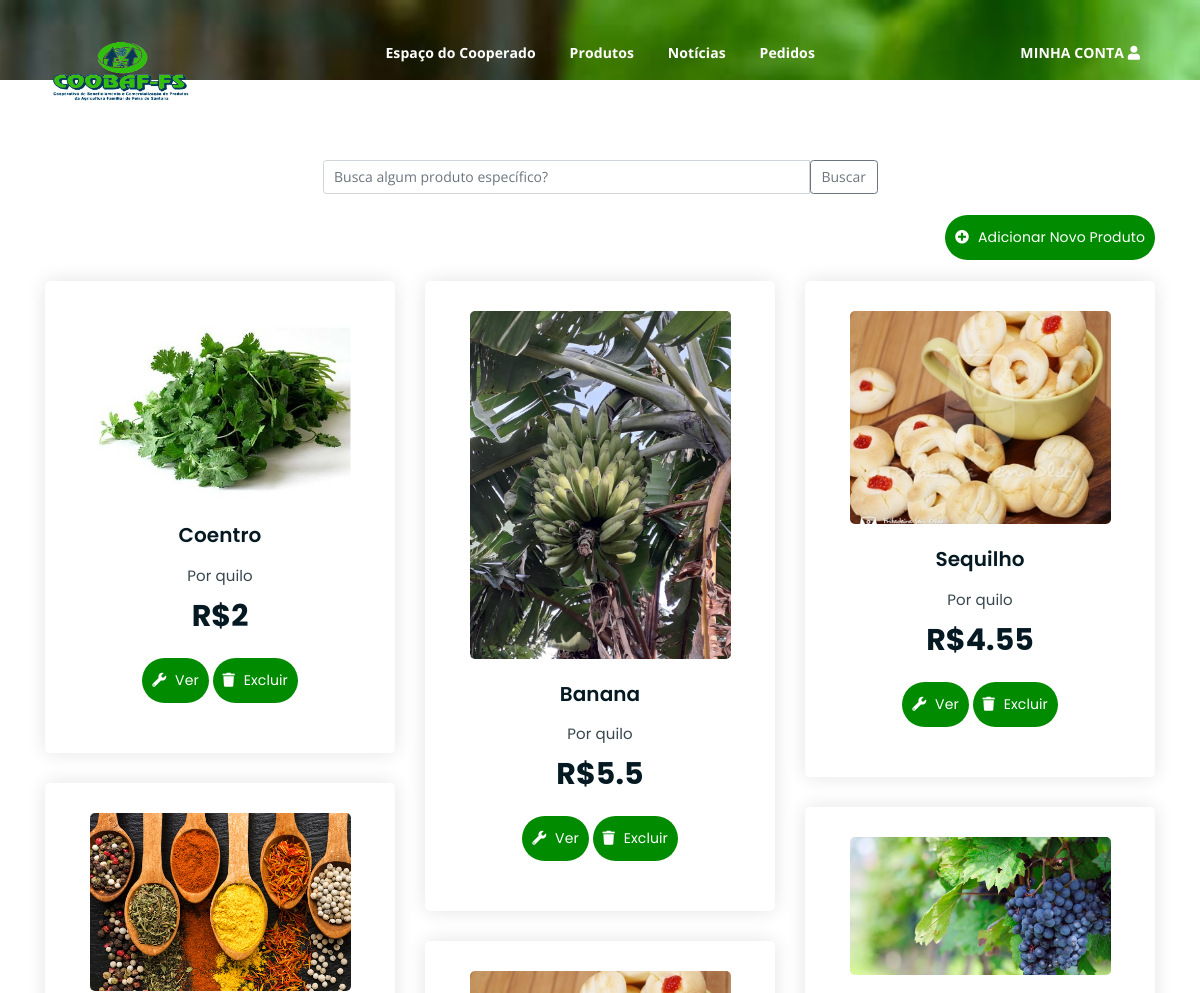
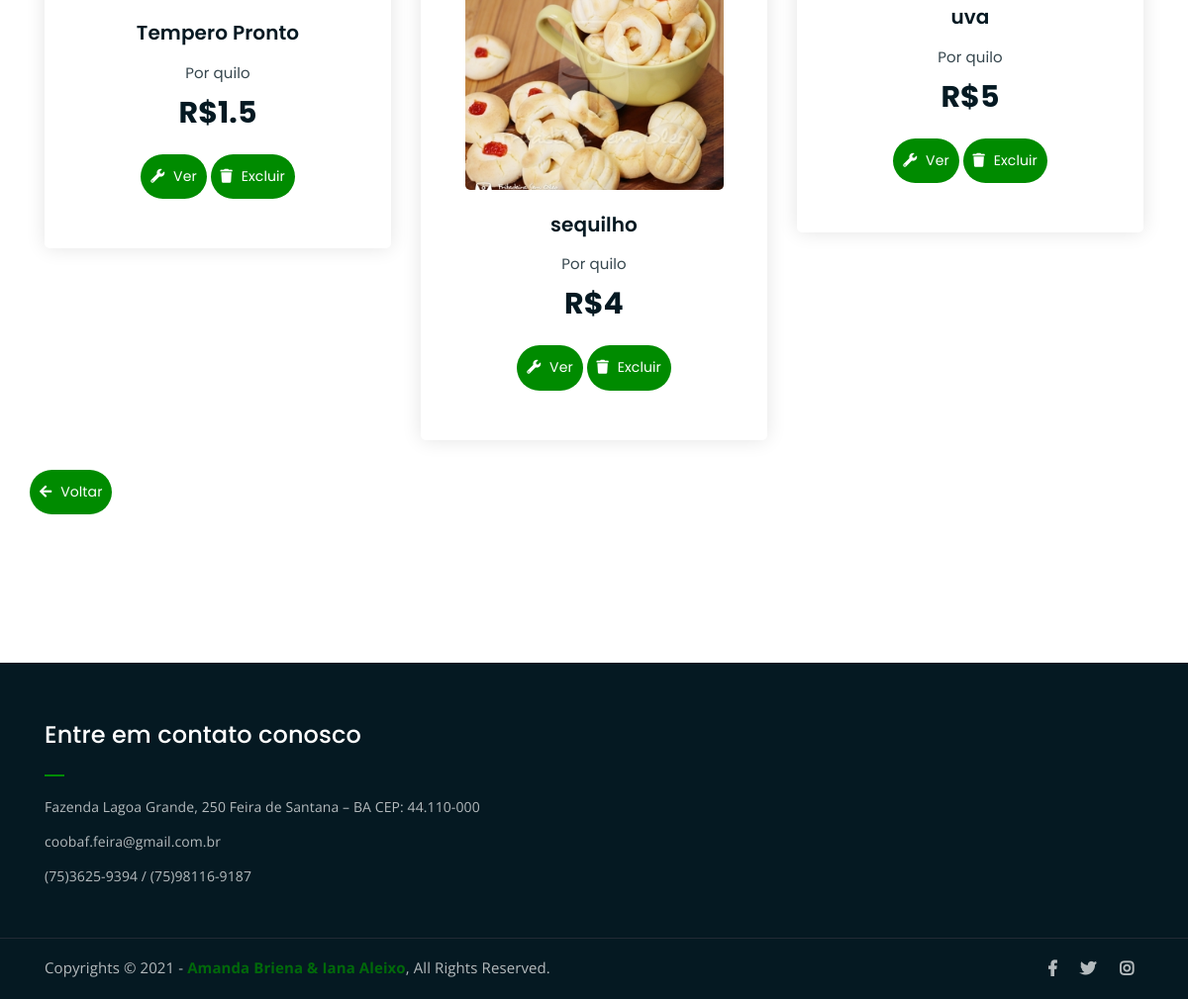
/ger_produtos.php (signed in), run on the app's committed database (2 pictures, top to bottom).
### tables this page shows
CREATE TABLE IF NOT EXISTS produto (
	id_produto smallint(10) not null primary key AUTO_INCREMENT,
	nome varchar(15) not null,
  imagem varchar(100) not null,
	descricao varchar(20),
	preco float(15),
	status tinyint(1) NOT NULL,
  id_categoria smallint(10) not null,
  visibilidade tinyint(1)
);

### ger_produtos.php (the view, shortened to what this page needs)
<!DOCTYPE html>
<html lang="en">
<head>
	<?php require_once("src/components/head.php");?>
	<?php require_once("conexao_db/logado_coop.php");?>
</head>
<body>
	<?php require_once("src/components/menu_coop.php");?>
    <div class="breadcrumb-section2 breadcrumb-bg">
    </div>
	<div class="product-section mt-80 mb-150">
		<div class="container">
		<div class="central input-group">
					<input name= "pesquisa_produto" id= "pesquisa_produto" type="text" class="form-control" placeholder="Busca algum produto específico?" >
					<button class="btn btn-outline-secondary" type="submit" id="button-addon2">Buscar</button>
				</div>
			<div class = "text-right mt-4 mb-4">
				<a href="cadastro_produto.php" class="cart-btn"><i class="fa fa-plus-circle"></i> Adicionar Novo Produto</a>
			</div>
			<div class="resultado_produto row product-lists">
					<?php
						$resultadogeral = mysqli_query($connect,"SELECT * FROM produto where visibilidade = 1") or die("erro ao selecionar");
						while($row = mysqli_fetch_assoc($resultadogeral)){
							echo "<div class='col-lg-4 col-md-6 text-center ".$row['categoria']."'>
									<div class='single-product-item'>
									<div class='product-image'>
										<a href='produto.php?produto=".$row['id_produto']."'><img src='assets/img-upload/".$row['imagem']."' ></a>
									</div>
									<h3>".$row['nome']."</h3>";
									if($row['status'] == 1){
										echo "<p class='product-price'><span>Por quilo</span> R$".$row['preco']." </p>";
									}else{
										echo "<p class='product-price'><span style='background-color: red; color: white;'>PRODUTO INATIVO</span> R$".$row['preco']."  </p>";
									}
									echo "<div class='text-center'>
											<a href='atualizar_produto.php?produto=".$row['id_produto']."' class='cart-btn'><i class='fas fa-wrench'></i> Ver</a>
											<a data-toggle='modal' data-target='#exampleModal".$row['id_produto']."' class='cart-btn''><i class='fas fa-trash'></i> Excluir</a>
												<form id = 'deletar_produto' name = 'deletar_produto' action='conexao_db/deletarProduto.php' method='POST'>
												<div class='modal fade' id='exampleModal".$row['id_produto']."' tabindex='-1' role='dialog' aria-labelledby='exampleModalLabel' aria-hidden='true'>
												<div class='modal-dialog' role='document'>
													<div class='modal-content'>
													<div class='modal-header'>
														<h5 class='modal-title' id='exampleModalLabel'>Modal title</h5>
														<button type='button' class='close' data-dismiss='modal' aria-label='Close'>
														<span aria-hidden='true'>&times;</span>
														</button>
													</div>
													<div class='modal-body'>
														Deseja mesmo exluir o produto ".$row['nome']."?
													</div>
													<input type='hidden' name='id_produto' value = '".$row['id_produto']."' >
													<div class='modal-footer'>
														<button type='submit' name = 'upload' value = 'Cadastrar' class='btn btn-secondary' data-dismiss='modal'>Cancelar</button>
														<button type='submit' name = 'upload' value = 'Cancelar' class='btn btn-outline-danger'>Excluir</button>
													</div>
													</div>
												</div>
												</div>
												</form>
									</div>
									</div>
								</div>";
						}
					?>
			</div>
			<div class = " row text-left mb-80">
				<a href="cooperado.php" class="cart-btn"><i class="fa fa-arrow-left"></i> Voltar</a>
			</div>
		</div>
	</div>
	<?php require_once("src/components/footer.php");?>
</body>
</html>

### src/components/head.php (shortened to what this page needs)
<link rel="stylesheet" href="assets/css/all.min.css">
<link rel="stylesheet" href="assets/bootstrap/css/bootstrap.min.css">
<link rel="stylesheet" href="assets/css/owl.carousel.css">
<link rel="stylesheet" href="assets/css/magnific-popup.css">
<link rel="stylesheet" href="assets/css/animate.css">
<link rel="stylesheet" href="assets/css/meanmenu.min.css">
<link rel="stylesheet" href="assets/css/main.css">
<link rel="stylesheet" href="assets/css/responsive.css">

### src/components/menu_coop.php (shortened to what this page needs)
<div class="top-header-area" id="sticker">
		<div class="container">
			<div class="row">
				<div class="col-lg-12 col-sm-12 text-center">
					<div class="main-menu-wrap">
						<div class="site-logo">
							<a href="../../index.php">
								<img src="assets\img\logo.png" alt="">
							</a>
						</div>
						<nav class="main-menu">
							<ul>
								<li><a href="cooperado.php">Espaço do Cooperado</a></li>
                                <li><a href="ger_produtos.php">Produtos</a>
								</li>
                                <li><a href="ger_noticias.php">Notícias</a>
								</li>
                                <li><a href="ger_pedidos.php">Pedidos</a></li>
								<li><a class='shopping-cart' href='carrinho.php'>MINHA CONTA <i class="fa fa-user"></i></a>
								</li>
							</ul>
						</nav>
					</div>
				</div>
			</div>
		</div>
</div>

### src/components/footer.php
<div class="footer-area">
		<div class="container">
			<div class="row">
				<div class="col-lg-6 col-md-6">
					<div class="footer-box get-in-touch">
						<h2 class="widget-title">Entre em contato conosco</h2>
						<ul>
							<li>Fazenda Lagoa Grande, 250
								Feira de Santana – BA CEP: 44.110-000</li>
							<li>coobaf.feira@gmail.com.br</li>
							<li>(75)3625-9394 / (75)98116-9187</li>
						</ul>
					</div>
				</div>
			</div>
		</div>
	</div>
	<div class="copyright">
		<div class="container">
			<div class="row">
				<div class="col-lg-6 col-md-12">
					<p>Copyrights &copy; 2021 - <a href="https://imransdesign.com/">Amanda Briena & Iana Aleixo</a>,  All Rights Reserved.</p>
				</div>
				<div class="col-lg-6 text-right col-md-12">
					<div class="social-icons">
						<ul>
							<li><a href="#" target="_blank"><i class="fab fa-facebook-f"></i></a></li>
							<li><a href="#" target="_blank"><i class="fab fa-twitter"></i></a></li>
							<li><a href="#" target="_blank"><i class="fab fa-instagram"></i></a></li>
						</ul>
					</div>
				</div>
			</div>
		</div>
	</div>

### assets/css/main.css (style rules this page uses)
html { font-size: 14px; font-weight: 400; line-height: 28px; height: 100%; }
body { font-family: "Open Sans", sans-serif; font-weight: 400; font-size: 1rem; letter-spacing: 0.1px; line-height: 1.8; color: #051922; overflow-x: hidden; }
body img { max-width: 100%; }
a { cursor: pointer; text-decoration: none; -webkit-transition: all 0.2s ease-in-out; -o-transition: all 0.2s ease-in-out; transition: all 0.2s ease-in-out; }
h1, .h1, h2, .h2, h3, .h3, h4, .h4, h5, .h5, h6, .h6 { font-family: "Poppins", sans-serif; font-weight: 700; margin: 0 0 1.25rem 0; color: #051922; }
h2, .h2 { font-size: 3rem; font-weight: 700; line-height: 3.25rem; }
h3, .h3 { font-size: 2rem; font-weight: 700; line-height: 2.25rem; }
p { font-family: "Open Sans", sans-serif; font-weight: 400; font-size: 1rem; letter-spacing: 0.1px; line-height: 1.8; color: #051922; margin: 0 0 1.25rem 0; }
p:last-child { margin: 0; }
.mt-80 { margin-top: 80px; }
.mb-80 { margin-bottom: 80px; }
.mb-150 { margin-bottom: 150px; }
a.boxed-btn, a.bordered-btn, a.cart-btn, .bt-pedidos, button.cart-btn { border-radius: 50px; }
.breadcrumb-bg { background-image: url(../img/breadcrumb-bg.jpg); }
.breadcrumb-section2 { padding: 40px 0; background-size: cover; background-position: center center; position: relative; z-index: 1; background-attachment: fixed; }
.top-header-area { position: absolute; z-index: 999; width: 100%; padding: 25px 0; }
nav.main-menu ul { margin: 0; padding: 0; list-style: none; }
nav.main-menu ul li { display: inline-block; }
nav.main-menu ul li a { color: #fff; font-weight: 700; display: block; padding: 15px; }
nav.main-menu ul > li { position: relative; }
nav.main-menu ul li:last-child a { display: inline-block; }
nav.main-menu > ul li:last-child { float: right; }
.site-logo { float: left; max-width: 150px; }
.main-menu-wrap { position: relative; }
.site-logo { padding: 6px 0; }
nav.main-menu li a { -webkit-transition: 0.3s; -o-transition: 0.3s; transition: 0.3s; }
.top-header-area { -webkit-transition: 0.3s; -o-transition: 0.3s; transition: 0.3s; }
.footer-area { background-color: #051922; color: #fff; padding: 50px 0; }
h2.widget-title { font-size: 24px; font-weight: 500; position: relative; padding-bottom: 20px; color: #fff; }
h2.widget-title:after { position: absolute; left: 0; bottom: 0; width: 20px; height: 2px; background-color: #008B00; content: ""; }
.footer-box ul { margin: 0; padding: 0; list-style: none; }
.footer-box ul li { opacity: 0.7; margin-bottom: 10px; line-height: 1.8; }
.footer-box ul li:last-child { margin-bottom: 0; }
.copyright { background-color: #051922; border-top: 1px solid #232a35; }
.copyright p { margin: 0; color: #fff; opacity: 0.7; padding: 16px 0; font-size: 15px; }
.copyright a { color: #008B00; font-weight: 700; }
.social-icons ul { margin: 0; padding: 0; list-style: none; }
.social-icons ul li { display: inline-block; }
.social-icons ul li a { font-size: 16px; color: #fff; opacity: 0.7; padding: 16px 10px; display: block; }
.social-icons ul li a { -webkit-transition: 0.3s; -o-transition: 0.3s; transition: 0.3s; }
.product-image img { -webkit-transition: 0.3s; -o-transition: 0.3s; transition: 0.3s; }
a.cart-btn, button.cart-btn { -webkit-transition: 0.3s; -o-transition: 0.3s; transition: 0.3s; }
.single-product-item { -webkit-transition: 0.3s; -o-transition: 0.3s; transition: 0.3s; }
html, body { height: 100%; }
.single-product-item { margin-bottom: 30px; }
.product-image { padding: 30px; padding-bottom: 0; }
.product-image img { width: 90%; border-radius: 5px; margin-bottom: 20px; }
.single-product-item h3 { font-size: 20px; font-weight: 600; margin-bottom: 10px; }
p.product-price { font-family: 'Poppins', sans-serif; font-size: 30px; font-weight: 700; margin-bottom: 15px; }
p.product-price span { display: block; opacity: 0.8; font-size: 15px; font-weight: 400; }
a.cart-btn, button.cart-btn { font-family: 'Poppins', sans-serif; display: inline-block; background-color: #008B00; color: #fff; padding: 10px 10px; }
a.cart-btn i, button.cart-btn i { margin-right: 5px; }
.single-product-item { -webkit-box-shadow: 0 0 20px #e4e4e4; box-shadow: 0 0 20px #e4e4e4; padding-bottom: 50px; border-radius: 5px; }
.central { width: 50%; margin: 0 auto; display: flex; align-items: center; }

### data on the page
produto: imagem (picture), nome "Coentro", preco "2"
produto: imagem (picture), nome "Banana", preco "5.5"
produto: imagem (picture), nome "Sequilho", preco "4.55"
produto: imagem (picture), nome "Tempero Pronto", preco "1.5"
produto: imagem (picture), nome "uva", preco "5"
produto: imagem (picture), nome "sequilho", preco "4"
